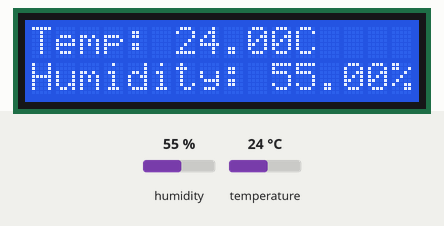
Recording of a sketch running on a simulated ESP32. Parts: 16×2 character LCD. Inputs (shaded band) come from the test bench; at power-on: humidity 55 %, temperature 24 °C.

Above: at 2.1 s.
2.2 s: humidity set to 22 %
At 6.0 s:
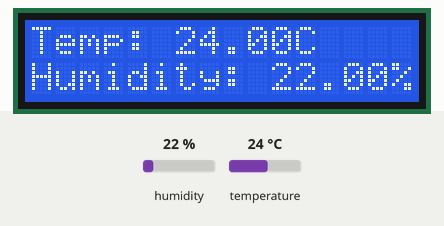
6.4 s: temperature set to 12 °C
At 8.0 s:
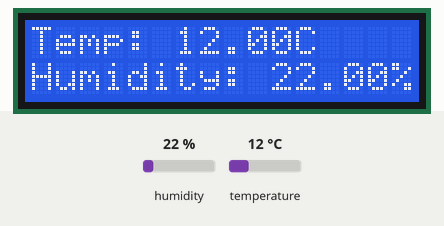
10.6 s: humidity set to 40 %
At 11.2 s:
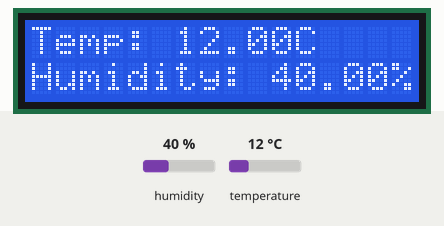
14.8 s: temperature set to 19 °C
At 17.6 s:
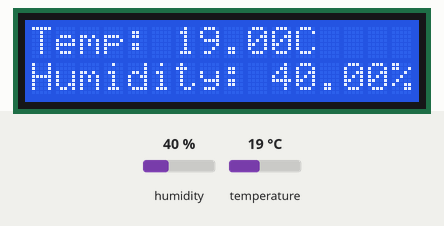
Timing chart, 0 to 19.1 s (numbered marks = the images above; inputs shaded):
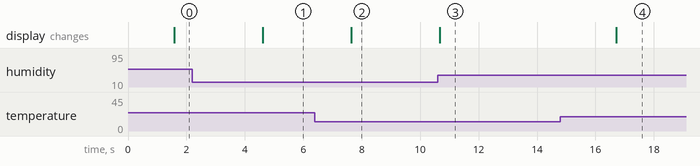

Measured:
- after the input at 2.2 s, the display: changes after 2.4 s (image 1)
- after the input at 6.4 s, the display: changes after 1.2 s (image 2)
- after the input at 10.6 s, the display: changes after 0.06 s (image 3)
- after the input at 14.8 s, the display: changes after 1.9 s (image 4)

The sketch:

TotalCode.ino
```cpp
#include <LiquidCrystal.h> //library necessary for LCD
#include <DHT.h>

LiquidCrystal lcd(18, 15, 23, 22, 21, 19); //connections to ESP32 pins
// | ESP32pin=LCDpin | 18=RS | 15=E | 23=4 | 22=5 | 21=6 | 19=7 |

#define DHTPIN 27 // Sets the pin for the humidity sensor to 27
#define DHTTYPE DHT11 // Sets the sensor type to the Humidity sensor

DHT dht(DHTPIN, DHTTYPE);

void setup()
{
  lcd.begin(16, 2); // Set up LCD for 16 columns and 2 rows
  lcd.setCursor(0, 0); // Set cursor to column 0, line 0
  lcd.print("Temp: "); // LCD top row print  | 6 Characters
  lcd.setCursor(0, 1); // Set cursor to column 0, line 1
  lcd.print("Humidity: "); // LCD bottom row print  | 10 Characters
}

void loop()
{
  delay(1500); // Wait for 1.5 seconds till switch

  float humidity = dht.readHumidity(); // Read the Humidity data
  float temperature = dht.readTemperature(); // Read the Temperature data

  lcd.setCursor(6, 0); // Set cursor to column 6, line 1
  lcd.print(temperature); // LCD top row print temp value
  lcd.print("C"); // LCD top row print Celcius


  lcd.setCursor(10, 1); // Set cursor to column 0, line 1
  lcd.print(humidity); // LCD bottom row print humidity value
  lcd.print("%"); // LCD top row print Celcius

  delay(1500); // Wait for 1.5 seconds till switch
}
```
